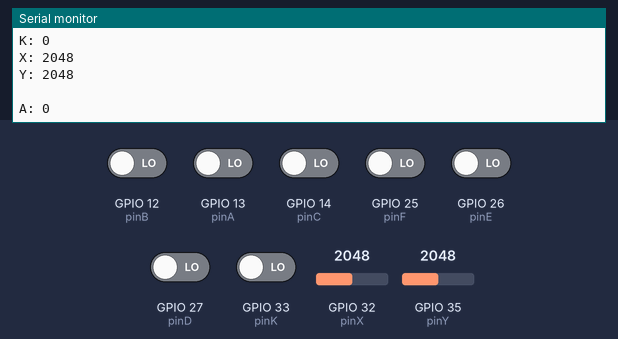
The program below on a simulated ESP32. Shown: the last lines printed to the serial monitor. The inputs (shaded band) are chosen by the test bench; at power-on: GPIO 12 (pinB), GPIO 13 (pinA), GPIO 14 (pinC), GPIO 25 (pinF), GPIO 26 (pinE), GPIO 27 (pinD), GPIO 33 (pinK) LOW, GPIO 35 (pinY) = 2048, GPIO 32 (pinX) = 2048.

Above: at 4.2 s.
4.3 s: GPIO 35 (pinY) set to 1037
At 5.1 s:
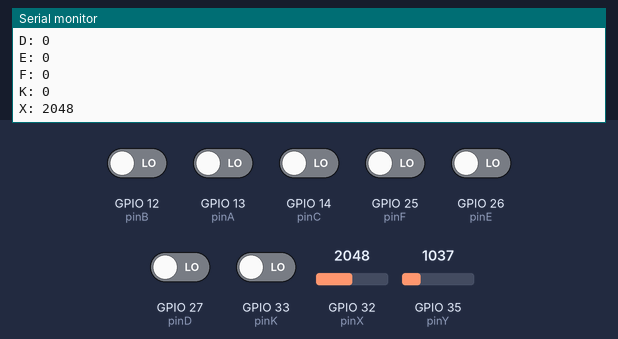
7.3 s: GPIO 35 (pinY) set to 951
At 8.0 s:
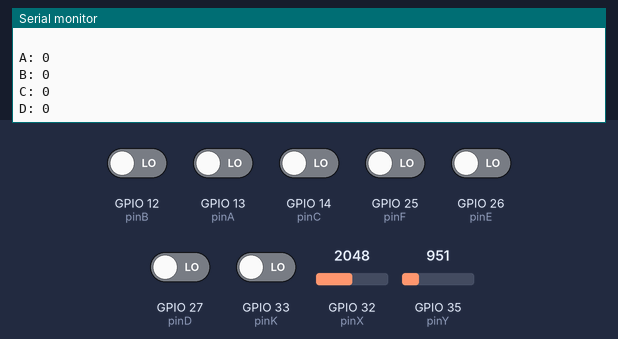
10.3 s: GPIO 32 (pinX) set to 967
At 11.1 s:
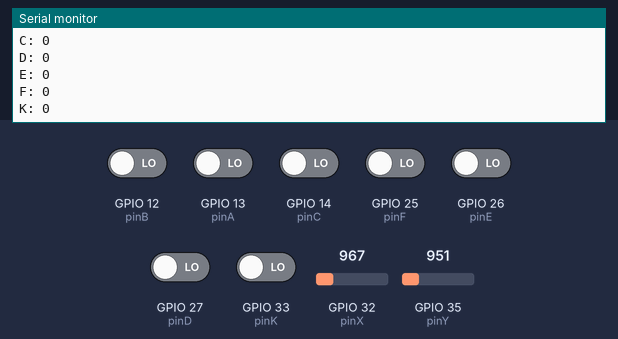
11.8 s: GPIO 32 (pinX) set to 1072
At 12.4 s:
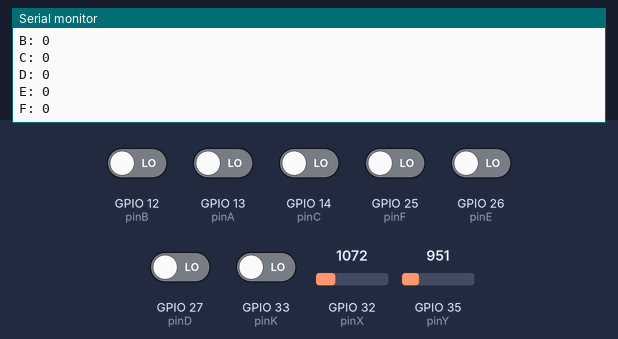
Timing chart, 0 to 14.8 s (numbered marks = the images above; inputs shaded):
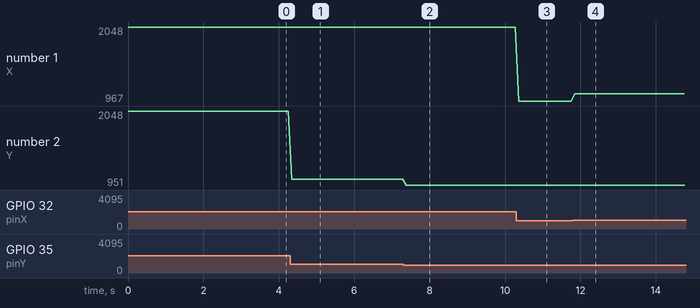

Measured:
- the behaviour switches between 1000 and 999 on GPIO 35 (pinY) (found by bisection; images 1 and 2)
- the behaviour switches between 999 and 1000 on GPIO 32 (pinX) (found by bisection; images 3 and 4)
- after the input at 4.3 s, the serial monitor: prints a new line at once (image 1)
- after the input at 7.3 s, the serial monitor: prints a new line after 0.08 s (image 2)
- after the input at 10.3 s, the serial monitor: prints a new line after 0.06 s (image 3)
- after the input at 11.8 s, the serial monitor: prints a new line after 0.05 s (image 4)
- plotted number 1: 2048 → 967 after the input at 10.3 s, 967 → 1072 after the input at 11.8 s
- plotted number 2: 2048 → 1037 after the input at 4.3 s, 1037 → 951 after the input at 7.3 s

The program:

main.cpp
```cpp
#include <Arduino.h>
#define pinA 13
#define pinB 12
#define pinC 14
#define pinD 27
#define pinE 26
#define pinF 25
#define pinK 33
#define pinX 32
#define pinY 35


void setup()
{
  Serial.begin(9600);
  pinMode(pinA,INPUT);
  pinMode(pinB,INPUT);
  pinMode(pinC,INPUT);
  pinMode(pinD,INPUT);
   pinMode(pinE,INPUT);
  pinMode(pinF,INPUT);
  pinMode(pinK,INPUT);
  pinMode(pinX,INPUT);
  pinMode(pinK,INPUT);

}

void loop()
{
  Serial.printf("A: %d\n\r",digitalRead(pinA));
  Serial.printf("B: %d\n\r",digitalRead(pinB));
   Serial.printf("C: %d\n\r",digitalRead(pinC));
  Serial.printf("D: %d\n\r",digitalRead(pinD));
  Serial.printf("E: %d\n\r",digitalRead(pinE));
  Serial.printf("F: %d\n\r",digitalRead(pinF));
   Serial.printf("K: %d\n\r",digitalRead(pinK));
  Serial.printf("X: %d\n\r",analogRead(pinX));
  Serial.printf("Y: %d\n\r",analogRead(pinY));
  Serial.println("                             ");
}
```
